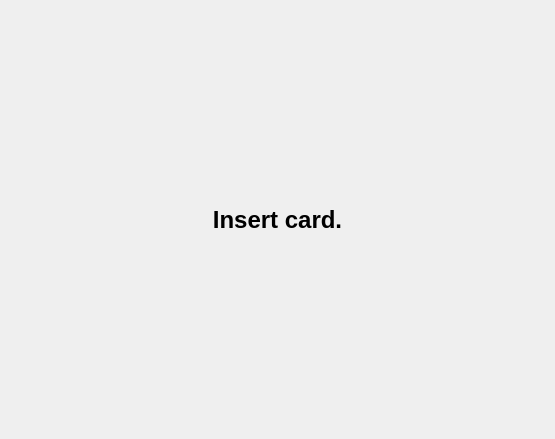
<?xml version="1.0" encoding="UTF-8"?>
<ui version="4.0">
 <class>rfid_window</class>
 <widget class="QDialog" name="rfid_window">
  <property name="geometry">
   <rect>
    <x>0</x>
    <y>0</y>
    <width>555</width>
    <height>439</height>
   </rect>
  </property>
  <property name="windowTitle">
   <string>RFID Reader</string>
  </property>
  <layout class="QVBoxLayout" name="verticalLayout_2">
   <item>
    <layout class="QVBoxLayout" name="verticalLayout">
     <item>
      <widget class="QLabel" name="label">
       <property name="font">
        <font>
         <pointsize>18</pointsize>
         <weight>75</weight>
         <bold>true</bold>
        </font>
       </property>
       <property name="text">
        <string>Insert card.</string>
       </property>
       <property name="alignment">
        <set>Qt::AlignCenter</set>
       </property>
      </widget>
     </item>
    </layout>
   </item>
  </layout>
 </widget>
 <resources/>
 <connections/>
</ui>
